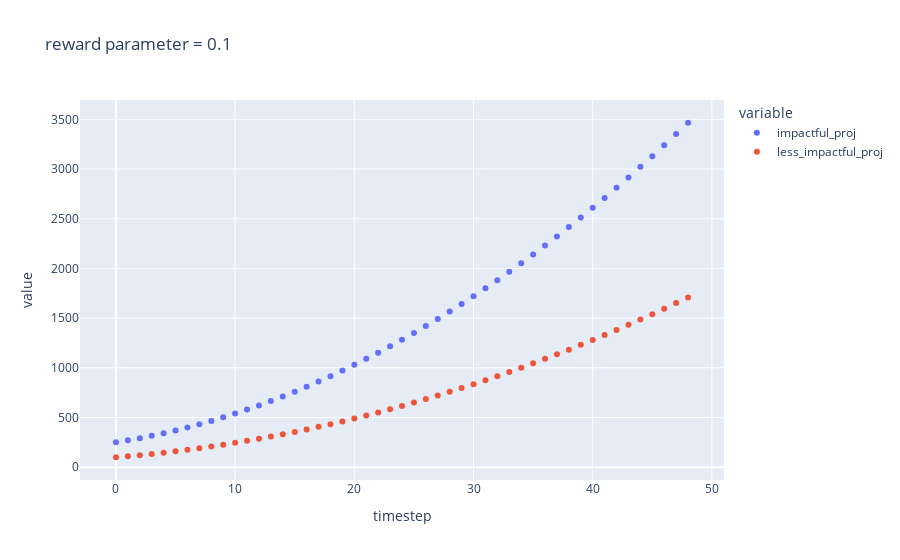

The code cell stored with this chart in its notebook:
### Code cell
fig_df = df.query('reward_fund2proj==0.1')

fig = px.scatter(
    fig_df,
    x=fig_df.timestep,
    y=[fig_df.impactful_proj,fig_df.less_impactful_proj],
    #color=fig_df.co2_annual_emissions.astype(str),
    opacity=1,
    title='reward parameter = 0.1'
    #trendline="lowess",
    #labels={'color': 'Yearly CO2 emissions (Gt)'}
)

fig.show()

### Figure 1 — Plotly figure (JSON) as saved in the notebook; plotly's stock layout.template omitted (floating-point values rounded to 4 significant figures)
{"data": [{"hovertemplate": "variable=impactful_proj<br>timestep=%{x}<br>value=%{y}<extra></extra>", "legendgroup": "impactful_proj", "marker": {"color": "#636efa", "opacity": 1, "symbol": "circle"}, "mode": "markers", "name": "impactful_proj", "orientation": "v", "showlegend": true, "type": "scatter", "x": [0, 1, 2, 3, 4, 5, 6, 7, 8, 9, 10, 11, 12, 13, 14, 15, 16, 17, 18, 19, 20, 21, 22, 23, 24, 25, 26, 27, 28, 29, 30, 31, 32, 33, 34, 35, 36, 37, 38, 39, 40, 41, 42, 43, 44, 45, 46, 47, 48], "xaxis": "x", "y": [250, 270, 292, 316, 342, 370, 400, 432, 466, 502, 540, 580, 622, 666, 712, 760, 810, 862, 916, 972, 1030, 1090, 1152, 1216, 1282, 1350, 1420, 1492, 1566, 1642, 1720, 1800, 1882, 1966, 2052, 2140, 2230, 2322, 2416, 2512, 2610, 2710, 2812, 2916, 3022, 3130, 3240, 3352, 3466], "yaxis": "y"}, {"hovertemplate": "variable=less_impactful_proj<br>timestep=%{x}<br>value=%{y}<extra></extra>", "legendgroup": "less_impactful_proj", "marker": {"color": "#EF553B", "opacity": 1, "symbol": "circle"}, "mode": "markers", "name": "less_impactful_proj", "orientation": "v", "showlegend": true, "type": "scatter", "x": [0, 1, 2, 3, 4, 5, 6, 7, 8, 9, 10, 11, 12, 13, 14, 15, 16, 17, 18, 19, 20, 21, 22, 23, 24, 25, 26, 27, 28, 29, 30, 31, 32, 33, 34, 35, 36, 37, 38, 39, 40, 41, 42, 43, 44, 45, 46, 47, 48], "xaxis": "x", "y": [100, 110, 121, 133, 146, 160, 175, 191, 208, 226, 245, 265, 286, 308, 331, 355, 380, 406, 433, 461, 490, 520, 551, 583, 616, 650, 685, 721, 758, 796, 835, 875, 916, 958, 1001, 1045, 1090, 1136, 1183, 1231, 1280, 1330, 1381, 1433, 1486, 1540, 1595, 1651, 1708], "yaxis": "y"}], "layout": {"legend": {"title": {"text": "variable"}, "tracegroupgap": 0}, "title": {"text": "reward parameter = 0.1"}, "xaxis": {"anchor": "y", "domain": [0, 1], "title": {"text": "timestep"}}, "yaxis": {"anchor": "x", "domain": [0, 1], "title": {"text": "value"}}}}
